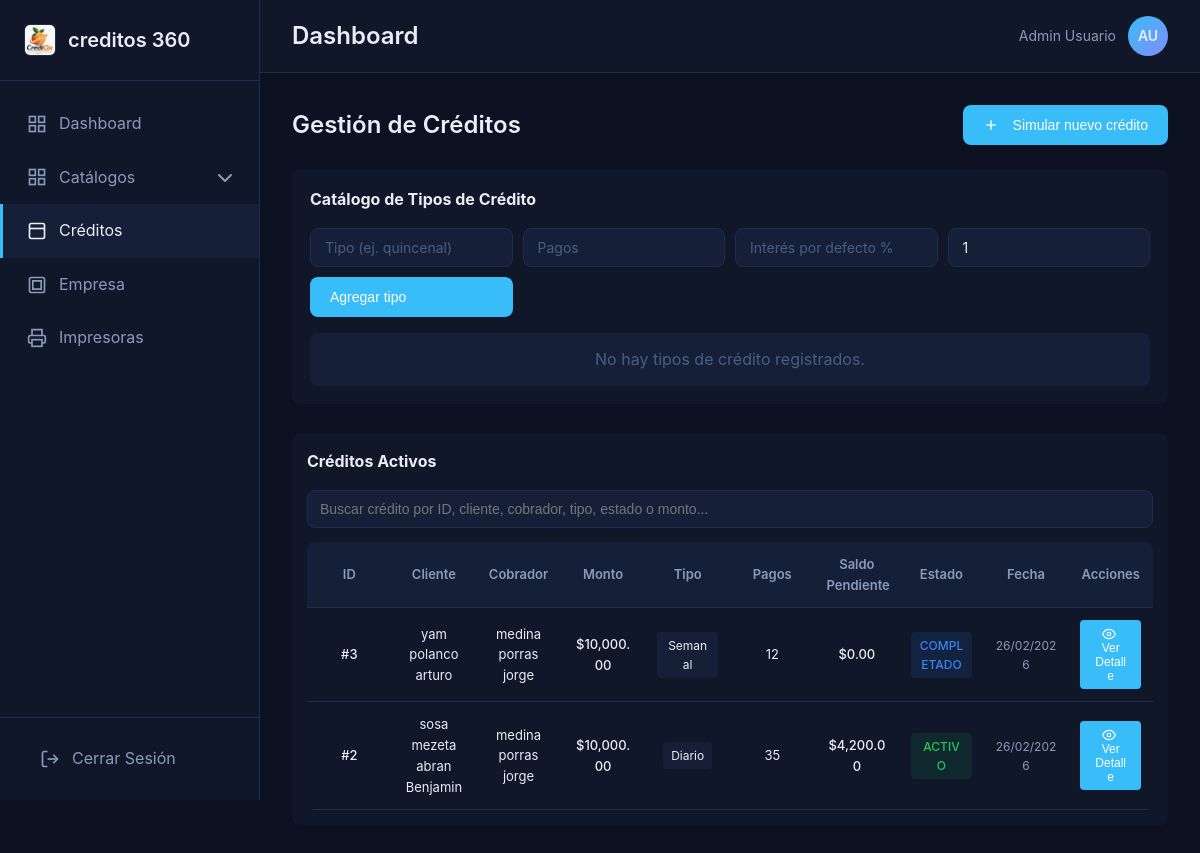
Before: /public/creditos (signed in) with the older database file.
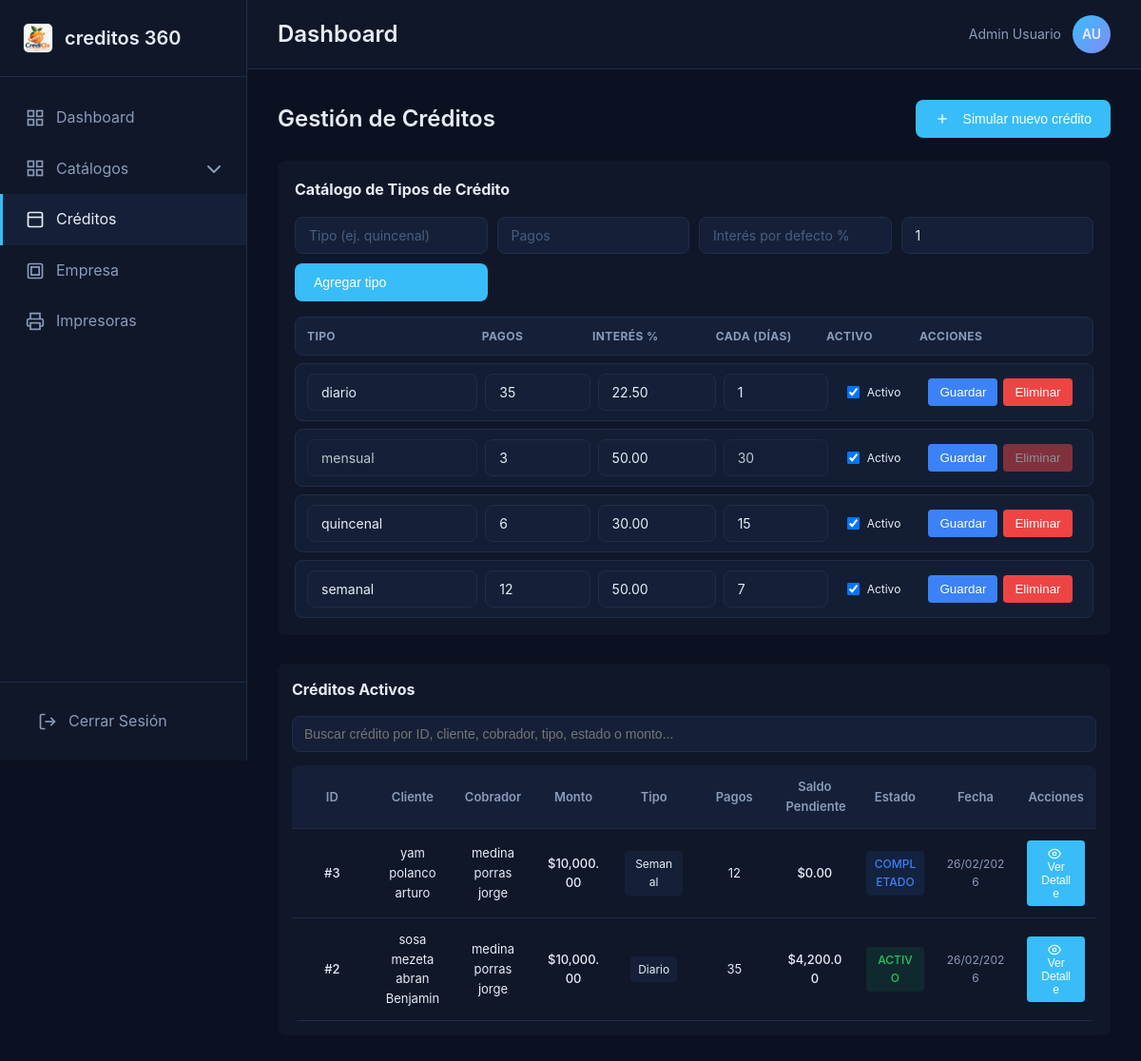
After: the same page with the newer database file.
### tables this page shows
CREATE TABLE `creditos` (
  `idcredito` int(11) NOT NULL,
  `idcliente` int(11) NOT NULL,
  `idcobratario` int(11) DEFAULT NULL,
  `monto` decimal(10,2) NOT NULL,
  `tipo` varchar(50) NOT NULL,
  `interes` decimal(5,2) NOT NULL,
  `moratorio` decimal(10,2) NOT NULL,
  `cantidad_pagos` int(11) NOT NULL,
  `fecha_inicio` date NOT NULL,
  `fecha_fin` date NOT NULL,
  `total_pagos` decimal(10,2) NOT NULL,
  `total_pagado` decimal(10,2) DEFAULT 0.00,
  `saldo_pendiente` decimal(10,2) NOT NULL,
  `estado` enum('activo','completado','vencido','cancelado') DEFAULT 'activo',
  `fecha_creacion` timestamp NOT NULL DEFAULT current_timestamp(),
  `fecha_actualizacion` timestamp NOT NULL DEFAULT current_timestamp() ON UPDATE current_timestamp()
);

CREATE TABLE `tipos_credito` (
  `idtipo` int(11) NOT NULL,
  `tipo` varchar(50) NOT NULL,
  `cantidad_pagos` int(11) NOT NULL,
  `interes_default` decimal(5,2) NOT NULL,
  `dias_intervalo` int(11) NOT NULL DEFAULT 1,
  `es_flexible` tinyint(1) NOT NULL DEFAULT 0,
  `activo` tinyint(1) NOT NULL DEFAULT 1,
  `created_at` timestamp NULL DEFAULT current_timestamp(),
  `updated_at` timestamp NULL DEFAULT current_timestamp() ON UPDATE current_timestamp()
);

### app/views/creditos/index.php (the view, shortened to what the changed rows need)
<?php
$creditos = $creditos ?? [];
$tiposCredito = $tiposCredito ?? [];
?>
<section id="creditos" class="content-section">
    <div class="section-header">
        <h2>Gestión de Créditos</h2>
    </div>
    <div id="tipos-credito" style="margin-bottom: 30px;">
        <div style="background: var(--bg-secondary); padding: 18px; border-radius: 8px; margin-bottom: 15px;">
            <h3 style="margin: 0 0 15px 0; color: var(--text-primary); font-size: 16px;">Catálogo de Tipos de Crédito</h3>
            <form method="POST" action="/proyecto-residencia/public/creditos/tipos/guardar" class="tipos-credito-create-form">
                <input type="text" name="tipo" placeholder="Tipo (ej. quincenal)" required>
                <input type="number" name="cantidad_pagos" placeholder="Pagos" min="1" required>
                <input type="number" name="interes_default" placeholder="Interés por defecto %" min="0" step="0.01" required>
                <input type="number" name="dias_intervalo" placeholder="Intervalo en días" min="1" value="1" required>
                <button type="submit" class="btn-primary">Agregar tipo</button>
            </form>
            <?php if (empty($tiposCredito)): ?>
                <div style="text-align: center; padding: 14px; color: var(--text-muted); background: var(--bg-tertiary); border-radius: 8px;">
                    No hay tipos de crédito registrados.
                </div>
            <?php else: ?>
                <div class="tipos-credito-lista">
                    <div class="tipos-credito-encabezado">
                        <span>Tipo</span>
                        <span>Pagos</span>
                        <span>Interés %</span>
                        <span>Cada (días)</span>
                        <span>Activo</span>
                        <span>Acciones</span>
                    </div>
                    <?php foreach ($tiposCredito as $itemTipo): ?>
                        <form method="POST" action="/proyecto-residencia/public/creditos/tipos/actualizar" class="tipos-credito-row-form">
                            <div>
                                <input type="text" name="tipo" value="<?= htmlspecialchars($itemTipo['tipo']) ?>" <?= ((int)($itemTipo['es_flexible'] ?? 0) === 1 ? 'readonly' : '') ?> required>
                            </div>
                            <div>
                                <input type="number" name="cantidad_pagos" min="1" value="<?= (int)$itemTipo['cantidad_pagos'] ?>" required>
                            </div>
                            <div>
                                <input type="number" name="interes_default" min="0" step="0.01" value="<?= htmlspecialchars($itemTipo['interes_default']) ?>" required>
                            </div>
                            <div>
                                <input type="number" name="dias_intervalo" min="1" value="<?= (int)$itemTipo['dias_intervalo'] ?>" <?= ((int)($itemTipo['es_flexible'] ?? 0) === 1 ? 'readonly' : '') ?> required>
                            </div>
                            <div>
                                <label class="tipo-activo-label">
                                    <input type="checkbox" name="activo" value="1" <?= ((int)$itemTipo['activo'] === 1 ? 'checked' : '') ?>>
                                    Activo
                                </label>
                            </div>
                            <div class="tipo-acciones">
                                <button type="submit" class="btn-tipo-guardar">Guardar</button>
                                <button type="submit" formaction="/proyecto-residencia/public/creditos/tipos/eliminar" formmethod="POST" onclick="return confirm('¿Eliminar este tipo de crédito?');" class="btn-tipo-eliminar" <?= ((int)($itemTipo['es_flexible'] ?? 0) === 1 ? 'disabled' : '') ?>>Eliminar</button>
                            </div>
                        </form>
                    <?php endforeach; ?>
                </div>
            <?php endif; ?>
        </div>
    </div>
    <div id="tablaCreditos" style="margin-bottom: 30px;">
        <div style="background: var(--bg-secondary); padding: 15px; border-radius: 8px; margin-bottom: 15px;">
            <?php if (empty($creditos)): ?>
                <div style="text-align: center; padding: 30px; color: var(--text-muted); background: var(--bg-tertiary); border-radius: 8px;">
                    <p>📭 No hay créditos registrados aún.</p>
                    <p style="font-size: 13px; margin: 10px 0 0 0;">Haz clic en "Simular Crédito" para crear uno nuevo.</p>
                </div>
            <?php else: ?>
                <div style="overflow-x: auto; border-radius: 8px;">
                    <table style="width: 100%; border-collapse: collapse; font-size: 13px;">
                        <thead style="background: var(--bg-tertiary); position: sticky; top: 0;">
                            <tr>
                                <th style="padding: 12px; text-align: center; color: var(--text-secondary); font-weight: 600;">ID</th>
                                <th style="padding: 12px; text-align: center; color: var(--text-secondary); font-weight: 600;">Cliente</th>
                                <th style="padding: 12px; text-align: center; color: var(--text-secondary); font-weight: 600;">Cobrador</th>
                                <th style="padding: 12px; text-align: center; color: var(--text-secondary); font-weight: 600;">Monto</th>
                                <th style="padding: 12px; text-align: center; color: var(--text-secondary); font-weight: 600;">Tipo</th>
                                <th style="padding: 12px; text-align: center; color: var(--text-secondary); font-weight: 600;">Pagos</th>
                                <th style="padding: 12px; text-align: center; color: var(--text-secondary); font-weight: 600;">Saldo Pendiente</th>
                                <th style="padding: 12px; text-align: center; color: var(--text-secondary); font-weight: 600;">Estado</th>
                                <th style="padding: 12px; text-align: center; color: var(--text-secondary); font-weight: 600;">Fecha</th>
                                <th style="padding: 12px; text-align: center; color: var(--text-secondary); font-weight: 600;">Acciones</th>
                            </tr>
                        </thead>
                        <tbody id="tbodyCreditosAdmin">
                            <?php foreach ($creditos as $credito): ?>
                                <tr style="border-bottom: 1px solid var(--border-color);">
                                    <td style="padding: 12px; text-align: center; color: var(--text-primary); font-weight: 500;">#<?= htmlspecialchars($credito['idcredito']) ?></td>
                                    <td style="padding: 12px; text-align: center; color: var(--text-primary);"><?= htmlspecialchars($credito['cliente']) ?></td>
                                    <td style="padding: 12px; text-align: center; color: var(--text-primary);"><?= htmlspecialchars($credito['cobratario']) ?></td>
                                    <td style="padding: 12px; text-align: center; color: var(--text-primary); font-weight: 500;">$<?= number_format($credito['monto'], 2, '.', ',') ?></td>
                                    <td style="padding: 12px; text-align: center; color: var(--text-primary);">
                                        <span style="display: inline-block; padding: 4px 8px; background: var(--bg-tertiary); border-radius: 4px; font-size: 12px; text-transform: capitalize;">
                                            <?= htmlspecialchars($credito['tipo']) ?>
                                        </span>
                                    </td>
                                    <td style="padding: 12px; text-align: center; color: var(--text-primary);"><?= htmlspecialchars($credito['cantidad_pagos']) ?></td>
                                    <td style="padding: 12px; text-align: center; color: var(--text-primary); font-weight: 500;">$<?= number_format($credito['saldo_pendiente'], 2, '.', ',') ?></td>
                                    <td style="padding: 12px; text-align: center;">
                                        <span style="display: inline-block; padding: 4px 8px; border-radius: 4px; font-size: 12px; font-weight: 500;
                                            <?php
                                            if ($credito['estado'] === 'activo') {
                                                echo 'background: rgba(34, 197, 94, 0.1); color: rgb(34, 197, 94);';
                                            } elseif ($credito['estado'] === 'completado') {
                                                echo 'background: rgba(59, 130, 246, 0.1); color: rgb(59, 130, 246);';
                                            } else {
                                                echo 'background: rgba(239, 68, 68, 0.1); color: rgb(239, 68, 68);';
                                            }
                                            ?>
                                        ">
                                            <?= htmlspecialchars(strtoupper($credito['estado'])) ?>
                                        </span>
                                    </td>
                                    <td style="padding: 12px; text-align: center; color: var(--text-secondary); font-size: 12px;">
                                        <?= date('d/m/Y', strtotime($credito['fecha_creacion'])) ?>
                                    </td>
                                    <td style="padding: 12px; text-align: center;">
                                        <button type="button" onclick="verDetalleCredito(<?= $credito['idcredito'] ?>)" style="padding: 6px 12px; background: var(--accent-blue); color: white; border: none; border-radius: 4px; cursor: pointer; font-size: 12px; font-weight: 500; transition: background 0.2s;" onmouseover="this.style.background='rgb(37, 149, 218)'" onmouseout="this.style.background='var(--accent-blue)'">
                                            <svg width="14" height="14" viewBox="0 0 24 24" fill="none" stroke="currentColor" stroke-width="2" style="vertical-align: middle; margin-right: 4px;">
                                                <path d="M1 12s4-8 11-8 11 8 11 8-4 8-11 8-11-8-11-8z"></path>
                                                <circle cx="12" cy="12" r="3"></circle>
                                            </svg>
                                            Ver Detalle
                                        </button>
                                    </td>
                                </tr>
                            <?php endforeach; ?>
                        </tbody>
                    </table>
                </div>
            <?php endif; ?>
        </div>
    </div>
</section>

Changed rows visible on the page:
added tipos_credito: tipo "diario", cantidad_pagos "35", interes_default "22.50", dias_intervalo "1", activo "☑"
added tipos_credito: tipo "mensual", cantidad_pagos "3", interes_default "50.00", dias_intervalo "30", activo "☑", es_flexible 1 (drawn)
added tipos_credito: tipo "quincenal", cantidad_pagos "6", interes_default "30.00", dias_intervalo "15", activo "☑"
added tipos_credito: tipo "semanal", cantidad_pagos "12", interes_default "50.00", dias_intervalo "7", activo "☑"
Other visible differences:
text no longer shown: "No hay tipos de crédito registrados."
text now shown: "TIPO PAGOS INTERÉS % CADA (DÍAS) ACTIVO ACCIONES"
